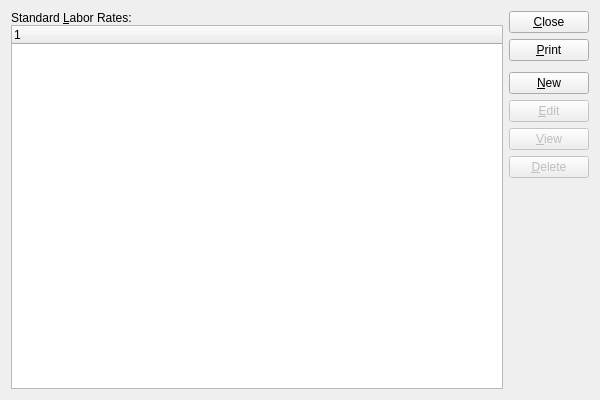
<?xml version="1.0" encoding="UTF-8"?>
<ui version="4.0">
 <comment>This file is part of the xtmfg Package for xTuple ERP,
and is Copyright (c) 1999-2014 by OpenMFG LLC, d/b/a xTuple.  It
is licensed to you under the xTuple End-User License Agreement (&quot;the
EULA&quot;), the full text of which is available at www.xtuple.com/EULA.
While the EULA gives you access to source code and encourages your
involvement in the development process, this Package is not free
software.  By using this software, you agree to be bound by the
terms of the EULA.</comment>
 <class>laborRates</class>
 <widget class="QWidget" name="laborRates">
  <property name="geometry">
   <rect>
    <x>0</x>
    <y>0</y>
    <width>600</width>
    <height>400</height>
   </rect>
  </property>
  <property name="cursor">
   <cursorShape>ArrowCursor</cursorShape>
  </property>
  <property name="windowTitle">
   <string>List Standard Labor Rates</string>
  </property>
  <layout class="QGridLayout" name="gridLayout">
   <item row="0" column="0">
    <layout class="QVBoxLayout">
     <property name="spacing">
      <number>0</number>
     </property>
     <item>
      <widget class="QLabel" name="_laborRatesLit">
       <property name="text">
        <string>Standard &amp;Labor Rates:</string>
       </property>
       <property name="buddy">
        <cstring>_lbrrate</cstring>
       </property>
      </widget>
     </item>
     <item>
      <widget class="XTreeWidget" name="_lbrrate"/>
     </item>
    </layout>
   </item>
   <item row="0" column="1">
    <layout class="QVBoxLayout" name="verticalLayout">
     <item>
      <widget class="QPushButton" name="_close">
       <property name="text">
        <string>&amp;Close</string>
       </property>
      </widget>
     </item>
     <item>
      <widget class="QPushButton" name="_print">
       <property name="text">
        <string>&amp;Print</string>
       </property>
      </widget>
     </item>
     <item>
      <spacer name="verticalSpacer">
       <property name="orientation">
        <enum>Qt::Vertical</enum>
       </property>
       <property name="sizeType">
        <enum>QSizePolicy::Preferred</enum>
       </property>
       <property name="sizeHint" stdset="0">
        <size>
         <width>20</width>
         <height>5</height>
        </size>
       </property>
      </spacer>
     </item>
     <item>
      <widget class="QPushButton" name="_new">
       <property name="text">
        <string>&amp;New</string>
       </property>
      </widget>
     </item>
     <item>
      <widget class="QPushButton" name="_edit">
       <property name="enabled">
        <bool>false</bool>
       </property>
       <property name="text">
        <string>&amp;Edit</string>
       </property>
      </widget>
     </item>
     <item>
      <widget class="QPushButton" name="_view">
       <property name="enabled">
        <bool>false</bool>
       </property>
       <property name="text">
        <string>&amp;View</string>
       </property>
      </widget>
     </item>
     <item>
      <widget class="QPushButton" name="_delete">
       <property name="enabled">
        <bool>false</bool>
       </property>
       <property name="text">
        <string>&amp;Delete</string>
       </property>
      </widget>
     </item>
     <item>
      <spacer name="Spacer22">
       <property name="orientation">
        <enum>Qt::Vertical</enum>
       </property>
       <property name="sizeType">
        <enum>QSizePolicy::Expanding</enum>
       </property>
       <property name="sizeHint" stdset="0">
        <size>
         <width>20</width>
         <height>0</height>
        </size>
       </property>
      </spacer>
     </item>
    </layout>
   </item>
  </layout>
 </widget>
 <layoutdefault spacing="6" margin="11"/>
 <pixmapfunction>qPixmapFromMimeSource</pixmapfunction>
 <customwidgets>
  <customwidget>
   <class>XTreeWidget</class>
   <extends>QTreeWidget</extends>
   <header>xtreewidget.h</header>
  </customwidget>
 </customwidgets>
 <tabstops>
  <tabstop>_lbrrate</tabstop>
  <tabstop>_new</tabstop>
  <tabstop>_edit</tabstop>
  <tabstop>_view</tabstop>
  <tabstop>_delete</tabstop>
  <tabstop>_print</tabstop>
  <tabstop>_close</tabstop>
 </tabstops>
 <resources/>
 <connections>
  <connection>
   <sender>_close</sender>
   <signal>clicked()</signal>
   <receiver>laborRates</receiver>
   <slot>close()</slot>
   <hints>
    <hint type="sourcelabel">
     <x>20</x>
     <y>20</y>
    </hint>
    <hint type="destinationlabel">
     <x>20</x>
     <y>20</y>
    </hint>
   </hints>
  </connection>
  <connection>
   <sender>_lbrrate</sender>
   <signal>valid(bool)</signal>
   <receiver>_view</receiver>
   <slot>setEnabled(bool)</slot>
   <hints>
    <hint type="sourcelabel">
     <x>20</x>
     <y>20</y>
    </hint>
    <hint type="destinationlabel">
     <x>20</x>
     <y>20</y>
    </hint>
   </hints>
  </connection>
 </connections>
</ui>
